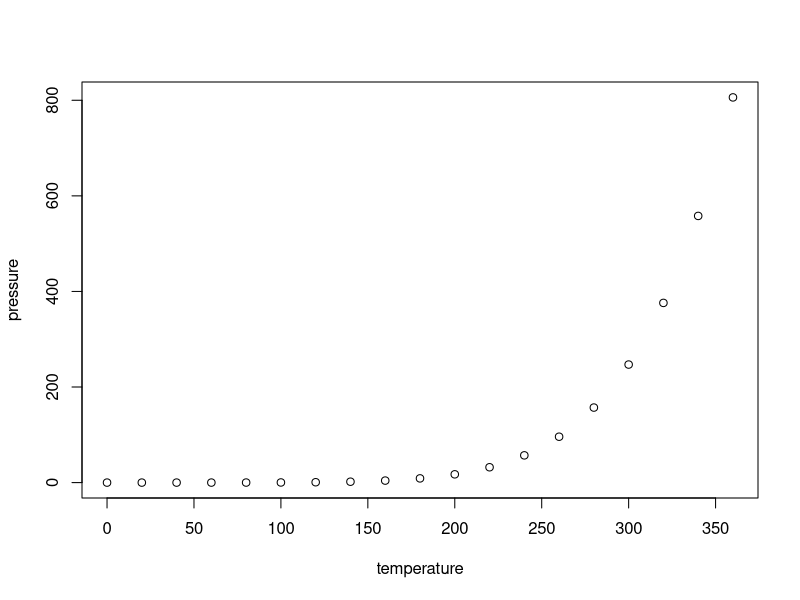
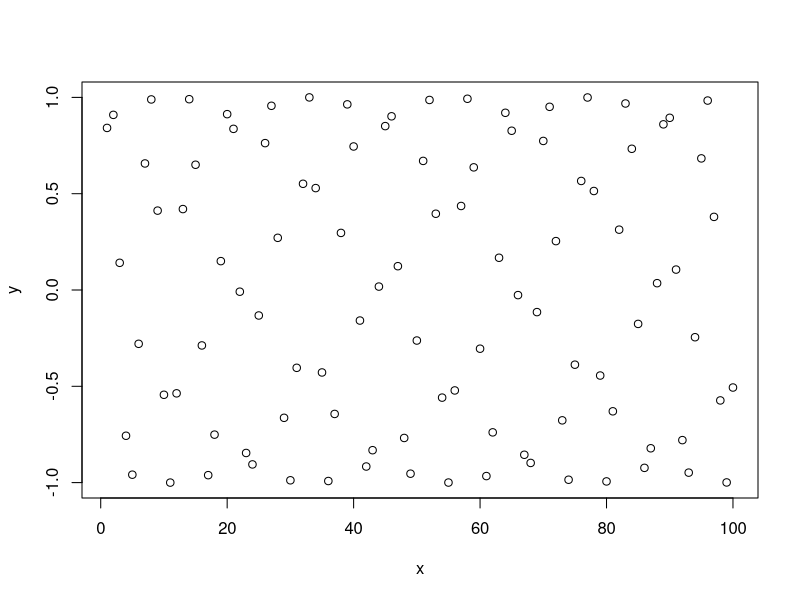

The R source for these figures, in order:
## ---- chunk 1
knitr::opts_chunk$set(echo = TRUE)
## ---- chunk 2
summary(cars)
## ---- chunk 3
plot(pressure)
## ---- chunk 4
x <- c(1:100)
y <- sin(x)
## ---- chunk 5
plot(x, y)
